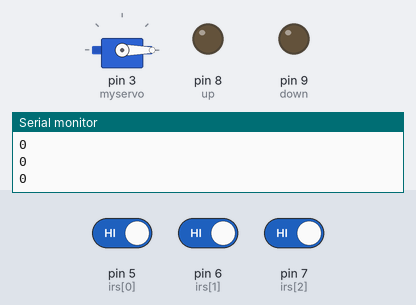
A sketch run on a simulated Arduino Uno, built with avr-gcc and run on an emulated ATmega328P. Parts: servo, output pins drawn as LEDs (lit = HIGH), the last lines printed to the serial monitor. Dashed ring = blinking. The inputs (shaded band) are chosen by the test bench; at power-on: pin 7 (irs[2]) HIGH, pin 5 (irs[0]) HIGH, pin 6 (irs[1]) HIGH.

Above: at 6.8 s.
6.9 s: pin 7 (irs[2]) driven LOW
At 9.5 s:
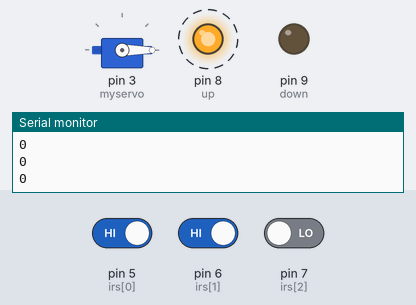
At 15.5 s:
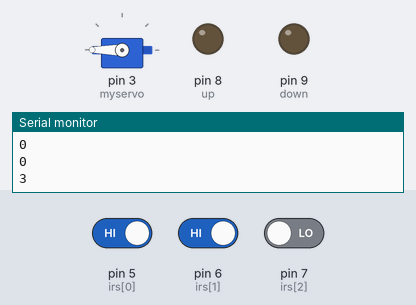
16.8 s: pin 5 (irs[0]) driven HIGH
19.8 s: pin 6 (irs[1]) driven LOW
At 23.9 s:
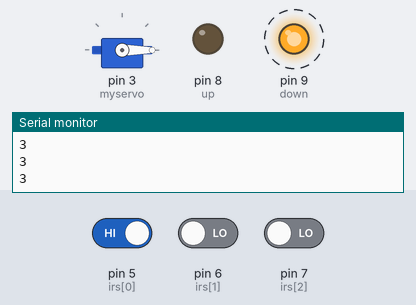
Timing chart, 0 to 28.9 s (numbered marks = the images above; inputs shaded):
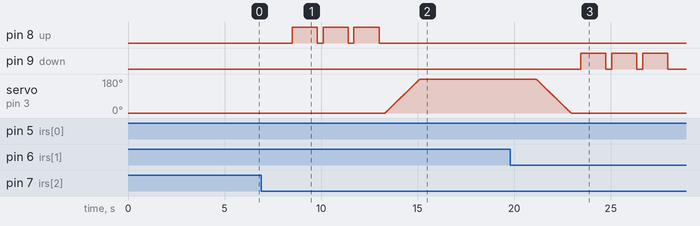

Measured:
- after the input at 6.9 s, pin 8 (up): alternates HIGH for 1.3 s and LOW for 0.30 s, 6 changes in all, then stays LOW, starting after 1.6 s; servo on pin 3 (myservo): moves from 0° to 180° over 1.8 s, starting after 6.4 s
- after the input at 19.8 s, pin 9 (down): alternates HIGH for 1.3 s and LOW for 0.30 s, starting after 3.6 s; servo on pin 3 (myservo): moves from 180° to 0° over 1.8 s, starting after 1.3 s

The sketch:

foot_rest_project.ino
```cpp
/*
author :: NISHANT SONI


variable guid::
servo_speed  :: delay of opening and closing of servo motor (example 10 for fast and 100 for slow)
motor_delay :: how many millisecond the motor should run
system_delay :: whole system delay
motor_start_delay :: how many seconds after a motor start


connection guid::
top ir  (pin 7)

middle ir (pin 6)

bottom ir (pin 5)

servo should  (pin 3)


*/


#include <Servo.h>
#define servo_speed 10
#define motor_delay 1000
#define system_delay 2000
#define motor_start_delay 500


Servo myservo;
int irs[3] = { 5, 6, 7 };
int irs_data[3] = { 1, 1, 1 };
int curr = 0, prev = 0;
int up = 8;
int down = 9;


int giveLevel() {
  int one, two, three;
  one = irs_data[0];
  two = irs_data[1];
  three = irs_data[2];

  if ((one == 0) && (two == 0) && (three == 0)) return 1;
  else if ((one == 1) && (two == 0) && (three == 0)) return 2;
  else if ((one == 1) && (two == 1) && (three == 0)) return 3;
  return 0;
}

int readData() {
  int level;
  for (int i = 0; i < 3; i++) {
    irs_data[i] = digitalRead(irs[i]);
  }
  level = giveLevel();
  return level;
}

void motorRun(int a) {
  // 0 : for off
  // 1 for down
  // 2 for up

  if (a == 0) {
    digitalWrite(down, LOW);
    digitalWrite(up, LOW);
  } else if (a == 1) {
    digitalWrite(down, HIGH);
    digitalWrite(up, LOW);
  } else if (a == 2) {
    digitalWrite(up, HIGH);
    digitalWrite(down, LOW);
  }
  delay(300);
}

void motorUp(int num) {
  delay(motor_start_delay);
  while (num--) {
    motorRun(2);
    delay(motor_delay);
    motorRun(0);
  }
}

void motorDown(int num) {
  delay(motor_start_delay);
  while (num--) {
    motorRun(1);
    delay(motor_delay);
    motorRun(0);
  }
}

void servo(int ch) {
  if (ch) {
    for (int i = 0; i <= 180; i++) {
      myservo.write(i);
      delay(servo_speed);
    }
  } else {
    for (int i = 180; i >= 0; i--) {
      myservo.write(i);
      delay(servo_speed);
    }
  }
}


void setup() {
  Serial.begin(9600);
  myservo.attach(3);
  myservo.write(0);
  pinMode(up, OUTPUT);
  pinMode(down, OUTPUT);

  for (int i = 0; i < 3; i++) {
    pinMode(irs[i], INPUT);
  }
}

void loop() {
  delay(system_delay);

  curr = readData();

  if (curr > prev) {
    motorUp(curr - prev);
    if (prev == 0) {
      servo(1);
    }

  } else if (curr < prev) {
    if (curr != 0) {
      curr = 0;
    }
    servo(0);
    motorDown(prev);
  }

  prev = curr;
  Serial.println(curr);
}
```
